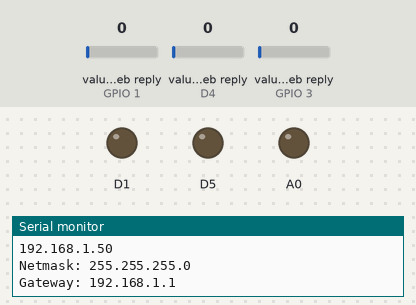
Bench run of a sketch on a simulated ESP8266 (NodeMCU). Shown: output pins drawn as LEDs (lit = HIGH), the last lines printed to the serial monitor. The inputs (shaded band) are chosen by the test bench; at power-on: value in the web reply (sensors on GPIO 1, D4, GPIO 3) 0. WiFi joins after 1.5 s; servers stay silent unless stated; web services answer with replies made up by the test bench.

Above: at 2.8 s.
2.9 s: value in the web reply (sensor on GPIO 1) set to 2
At 4.9 s:
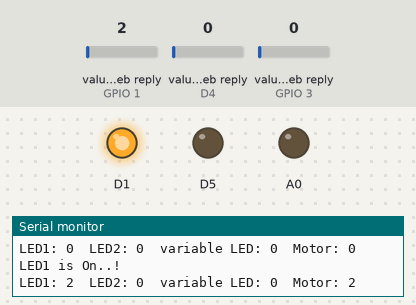
5.5 s: value in the web reply (sensor on D4) set to 2
At 7.5 s:
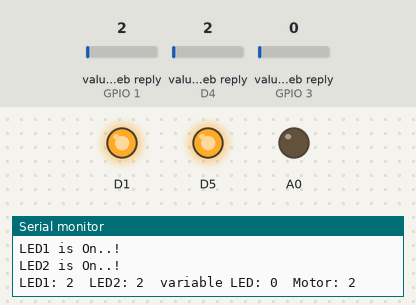
7.9 s: value in the web reply (sensor on GPIO 3) set to 2
At 10.0 s:
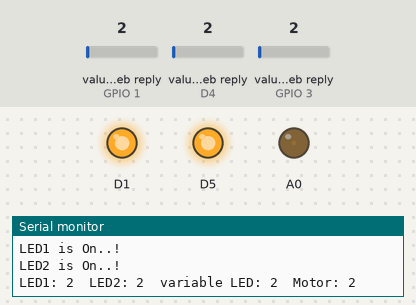
10.3 s: value in the web reply (sensor on GPIO 3) set to 75
At 11.6 s:
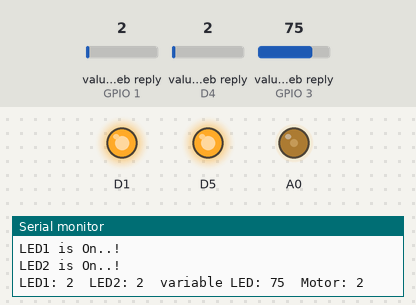
Timing chart, 0 to 13.3 s (numbered marks = the images above; inputs shaded):
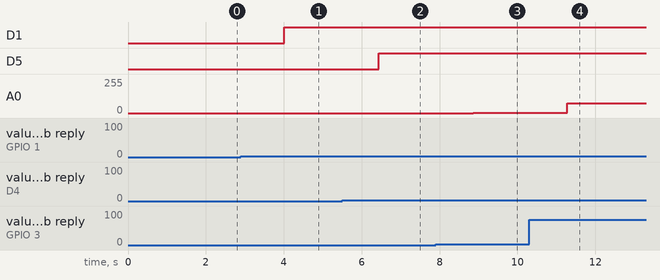

The sketch:

LED_Motor.ino
```cpp
/*
 Regularly get updates of LED 1 state, LED 2 state, brightness of vLED, and speed of motor.
 These values belong to different fields in a channel.
 Since theres only one Analog Output Pin in the NodeMCU, the value denoting the brightness of vLED
 is also the speed of the motor. So it depends on what is connected to the NodeMCU - LED or a MOTOR.
 */


#include "ThingSpeak.h"
#include <ESP8266WiFi.h>

//Replace your wifi credentials here
const char* ssid     = "Spateznet";
const char* password = "abc123@#$";

unsigned long channelID = 383797;

/*
  led1 = field 1
  led2 = field 2
  aled = field 3
  motor = field 4
 */

unsigned int led1 = 1;
unsigned int led2 = 2;
unsigned int vled = 3;
unsigned int motor = 4;

WiFiClient  client;

void setup() {
  Serial.begin(115200);
  delay(100);

  pinMode(D1, OUTPUT);
  digitalWrite(D1, 0);
  pinMode(D5, OUTPUT);
  pinMode(A0, OUTPUT);

  // We start by connecting to a WiFi network

  Serial.println();
  Serial.println();
  Serial.print("Connecting to ");
  Serial.println(ssid);

  WiFi.begin(ssid, password);

  while (WiFi.status() != WL_CONNECTED) {
    delay(500);
    Serial.print(".");
  }

  Serial.println("");
  Serial.println("WiFi connected");
  Serial.println("IP address: ");
  Serial.println(WiFi.localIP());
  Serial.print("Netmask: ");
  Serial.println(WiFi.subnetMask());
  Serial.print("Gateway: ");
  Serial.println(WiFi.gatewayIP());
  ThingSpeak.begin(client);

}

void loop() {

int led_1 = ThingSpeak.readFloatField(channelID, led1);
int led_2 = ThingSpeak.readFloatField(channelID, led2);
int variable_led = ThingSpeak.readFloatField(channelID, vled);
int motor_speed = ThingSpeak.readFloatField(channelID, led1);

  if(led_1){
    digitalWrite(D1, 1);
    Serial.println("LED1 is On..!");
  }
  else if(led_1 == 0){
    digitalWrite(D1, 0);
    Serial.println("LED1 is Off..!");
  }

  if(led_2){
    digitalWrite(D5, 1);
    Serial.println("LED2 is On..!");
  }
  else if(led_1 == 0){
    digitalWrite(D5, 0);
    Serial.println("LED2 is Off..!");
  }

  analogWrite(A0, variable_led);

  Serial.print("LED1: "); Serial.print(led_1); Serial.print("\t");
  Serial.print("LED2: "); Serial.print(led_2); Serial.print("\t");
  Serial.print("variable LED: "); Serial.print(variable_led); Serial.print("\t");
  Serial.print("Motor: "); Serial.println(motor_speed);
  delay(10);

}
```

Measured:
- after the input at 2.9 s, D1: LOW → HIGH after 1.1 s
- after the input at 5.5 s, D5: LOW → HIGH after 0.94 s
- after the input at 7.9 s, A0: 0/255 → 2/255 after 0.96 s
- after the input at 10.3 s, A0: 2/255 → 75/255 after 0.98 s
